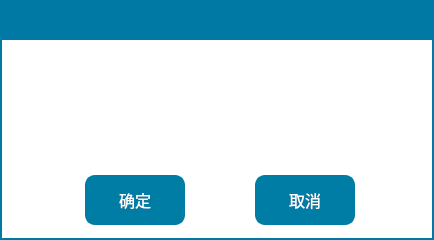
<?xml version="1.0" encoding="UTF-8"?>
<ui version="4.0">
 <class>QuestBox</class>
 <widget class="QDialog" name="QuestBox">
  <property name="geometry">
   <rect>
    <x>0</x>
    <y>0</y>
    <width>434</width>
    <height>240</height>
   </rect>
  </property>
  <property name="font">
   <font>
    <family>文泉驿等宽微米黑</family>
    <pointsize>12</pointsize>
    <weight>50</weight>
    <italic>false</italic>
    <bold>false</bold>
   </font>
  </property>
  <property name="windowTitle">
   <string>Dialog</string>
  </property>
  <property name="styleSheet">
   <string notr="true">QDialog{
border:2px solid rgb(0, 122, 165);
border-radius:0px;
background-color: rgb(255, 255, 255);
}

QToolButton{
font: 18pt &quot;微软雅黑&quot;;
color:rgb(255, 255, 255);
border:2px solid rgb(0, 125, 165);
border-radius:10px;
background-color: rgb(0, 125, 165);
}
QLabel{
font: 18pt &quot;微软雅黑&quot;;
color: rgb(0, 122, 165);
}
</string>
  </property>
  <widget class="QToolButton" name="pBtn_ok">
   <property name="geometry">
    <rect>
     <x>85</x>
     <y>175</y>
     <width>100</width>
     <height>50</height>
    </rect>
   </property>
   <property name="text">
    <string>确定</string>
   </property>
   <property name="icon">
    <iconset resource="../image.qrc">
     <normaloff>:/Image/ok.png</normaloff>:/Image/ok.png</iconset>
   </property>
   <property name="iconSize">
    <size>
     <width>40</width>
     <height>30</height>
    </size>
   </property>
   <property name="toolButtonStyle">
    <enum>Qt::ToolButtonTextBesideIcon</enum>
   </property>
  </widget>
  <widget class="QToolButton" name="pBtn_cancel">
   <property name="geometry">
    <rect>
     <x>255</x>
     <y>175</y>
     <width>100</width>
     <height>50</height>
    </rect>
   </property>
   <property name="text">
    <string>取消</string>
   </property>
   <property name="icon">
    <iconset resource="../image.qrc">
     <normaloff>:/Image/close.png</normaloff>:/Image/close.png</iconset>
   </property>
   <property name="iconSize">
    <size>
     <width>40</width>
     <height>30</height>
    </size>
   </property>
   <property name="toolButtonStyle">
    <enum>Qt::ToolButtonTextBesideIcon</enum>
   </property>
  </widget>
  <widget class="QLabel" name="lb_title">
   <property name="geometry">
    <rect>
     <x>0</x>
     <y>0</y>
     <width>434</width>
     <height>40</height>
    </rect>
   </property>
   <property name="styleSheet">
    <string notr="true">font: 20pt &quot;文泉驿等宽微米黑&quot;;
color: rgb(255, 255, 255);
background-color: rgb(0, 122, 165);</string>
   </property>
   <property name="text">
    <string/>
   </property>
  </widget>
  <widget class="QLabel" name="lb_context">
   <property name="geometry">
    <rect>
     <x>10</x>
     <y>55</y>
     <width>410</width>
     <height>100</height>
    </rect>
   </property>
   <property name="font">
    <font>
     <family>楷体</family>
     <pointsize>16</pointsize>
     <weight>50</weight>
     <italic>false</italic>
     <bold>false</bold>
    </font>
   </property>
   <property name="styleSheet">
    <string notr="true">font: 16pt &quot;楷体&quot;;
color: rgb(0, 122, 165);</string>
   </property>
   <property name="text">
    <string/>
   </property>
   <property name="alignment">
    <set>Qt::AlignCenter</set>
   </property>
   <property name="wordWrap">
    <bool>true</bool>
   </property>
  </widget>
 </widget>
 <resources>
  <include location="../image.qrc"/>
 </resources>
 <connections/>
</ui>
